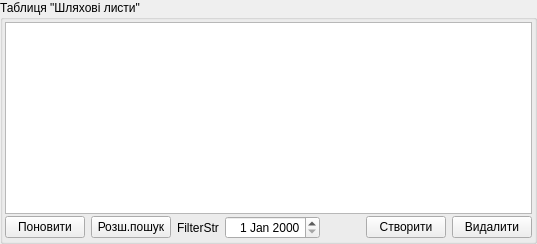
     <widget class="QGroupBox" name="groupBox_UForm_ShlyahovyiLyst">
      <property name="sizePolicy">
       <sizepolicy hsizetype="Preferred" vsizetype="Expanding">
        <horstretch>0</horstretch>
        <verstretch>2</verstretch>
       </sizepolicy>
      </property>
      <property name="title">
       <string>Таблиця &quot;Шляхові листи&quot;</string>
      </property>
      <layout class="QVBoxLayout" name="verticalLayout">
       <property name="spacing">
        <number>2</number>
       </property>
       <property name="margin">
        <number>2</number>
       </property>
       <item>
        <widget class="QTableWidget" name="tableWidget_ShlyahovyiLyst">
         <property name="editTriggers">
          <set>QAbstractItemView::AnyKeyPressed|QAbstractItemView::DoubleClicked|QAbstractItemView::EditKeyPressed|QAbstractItemView::SelectedClicked</set>
         </property>
         <property name="alternatingRowColors">
          <bool>true</bool>
         </property>
         <property name="selectionMode">
          <enum>QAbstractItemView::SingleSelection</enum>
         </property>
         <property name="selectionBehavior">
          <enum>QAbstractItemView::SelectRows</enum>
         </property>
        </widget>
       </item>
       <item>
        <layout class="QHBoxLayout" name="horizontalLayout">
         <property name="spacing">
          <number>6</number>
         </property>
         <item>
          <widget class="QPushButton" name="pushButton_reload">
           <property name="focusPolicy">
            <enum>Qt::NoFocus</enum>
           </property>
           <property name="text">
            <string>Поновити</string>
           </property>
           <property name="icon">
            <iconset resource="../images/UAutoParkImg.qrc">
             <normaloff>:/icontexto_webdev_pack/icontexto_webdev_pack/icontexto-webdev-reload-032x032.png</normaloff>:/icontexto_webdev_pack/icontexto_webdev_pack/icontexto-webdev-reload-032x032.png</iconset>
           </property>
          </widget>
         </item>
         <item>
          <widget class="QPushButton" name="pushButton_showHideExtSearch">
           <property name="text">
            <string>Розш.пошук</string>
           </property>
          </widget>
         </item>
         <item>
          <widget class="QLabel" name="label_filterStr">
           <property name="text">
            <string>FilterStr</string>
           </property>
          </widget>
         </item>
         <item>
          <widget class="QDateEdit" name="dateEdit_filtr">
           <property name="alignment">
            <set>Qt::AlignRight|Qt::AlignTrailing|Qt::AlignVCenter</set>
           </property>
          </widget>
         </item>
         <item>
          <spacer name="horizontalSpacer">
           <property name="orientation">
            <enum>Qt::Horizontal</enum>
           </property>
           <property name="sizeHint" stdset="0">
            <size>
             <width>40</width>
             <height>20</height>
            </size>
           </property>
          </spacer>
         </item>
         <item>
          <widget class="QPushButton" name="pushButton_create">
           <property name="text">
            <string>Створити</string>
           </property>
           <property name="icon">
            <iconset resource="../images/UAutoParkImg.qrc">
             <normaloff>:/icontexto_webdev_pack/icontexto_webdev_pack/icontexto-webdev-add-032x032.png</normaloff>:/icontexto_webdev_pack/icontexto_webdev_pack/icontexto-webdev-add-032x032.png</iconset>
           </property>
          </widget>
         </item>
         <item>
          <widget class="QPushButton" name="pushButton_delete">
           <property name="focusPolicy">
            <enum>Qt::NoFocus</enum>
           </property>
           <property name="text">
            <string>Видалити</string>
           </property>
           <property name="icon">
            <iconset resource="../images/UAutoParkImg.qrc">
             <normaloff>:/icontexto_webdev_pack/icontexto_webdev_pack/icontexto-webdev-remove-032x032.png</normaloff>:/icontexto_webdev_pack/icontexto_webdev_pack/icontexto-webdev-remove-032x032.png</iconset>
           </property>
          </widget>
         </item>
        </layout>
       </item>
      </layout>
     </widget>
